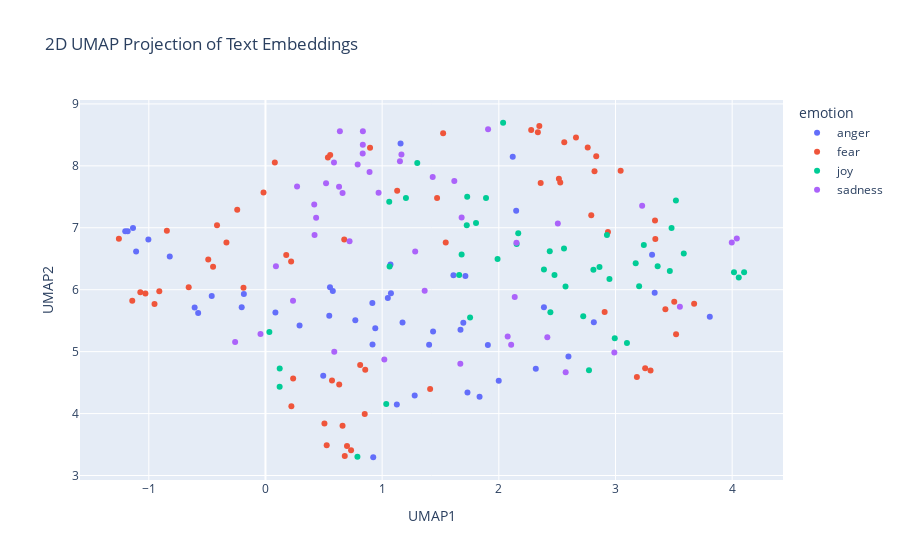

This figure's notebook cell:
### Code cell
import pandas as pd
import numpy as np
import umap
import plotly.express as px

# Concatenate the training and test data
combined_df = pd.concat([train_df_new, test_df_new], ignore_index=True)

# Prepare the embeddings for UMAP
# Convert the list of embeddings into a 2D numpy array
X_embeddings = np.array(combined_df['embeddings_values'].tolist())

# Apply UMAP for dimensionality reduction
reducer = umap.UMAP(n_components=2, metric='cosine', random_state=28) 
embedding_2d = reducer.fit_transform(X_embeddings)

# Create a DataFrame for plotting
df_plot = pd.DataFrame(embedding_2d, columns=['UMAP1', 'UMAP2'])
df_plot['emotion'] = combined_df['emotion']
df_plot['intensity'] = combined_df['intensity']
df_plot['text'] = combined_df['text']


# Visualize the embeddings with Plotly
fig = px.scatter(
    df_plot,
    x='UMAP1',
    y='UMAP2',
    color='emotion',  # Color points by the 'emotion' column
    hover_data=['text', 'intensity'],  # Show text and intensity on hover
    title='2D UMAP Projection of Text Embeddings'
)

fig.show()

### Figure 1 — Plotly figure (JSON) as saved in the notebook; plotly's stock layout.template omitted (floating-point values rounded to 4 significant figures)
{"data": [{"customdata": [["@trendykittykat Some people would rather hang on to their indignant anger. *weary sigh*", 0.479], ["@AskPS_UK not received verification email, asked for it to be resent 5 times still nothing.", 0.604], ["Nurse practitioner: 'you look pretty bad. No offense of course.'  \\n\\nThank you, that really added that spark of positivity I needed today.", 0.444], ["@DRUDGE_REPORT @FoxNews good thing the FBI didn't offend them!", 0.479], ["@RichardHBell Yes, I think he held a grudge ...", 0.375], ["Candace &amp; her pout are getting right on my tits #GBBO", 0.562], ["That's really it for my madden career that game sucks , ea sports does a piss poor job every year on that shit", 0.867], ["@Trump_Videos she looks completely #rabid @realDonaldTrump", 0.5], ["@edquinn63 how can you even forget to pick ur fave child up from school #offended", 0.688], ["ESPN just assumed I wanted their free magazines #offended", 0.542], ["@warFarePower dip it in boiling water", 0.396], ["@paulbushnell25 @EE bad news if ordered online it hasn't gone through same happened to me had to re order on the phone #furious", 0.844], ["#Anger or #wrath is an intense emotional response.", 0.562], ["The new gun emoji in iOS10 is not enough to show the anger I have towards a number of things.", 0.625], ["Thatmoment you're watching #worstcelebritycooks and your bubble is burst by finding out KyleXY is gay and married😭 #nochance #KindaDontMind😉", 0.479], ["@UnknownAndYoung — a low growl escaping him. Oh oh.", 0.396], ["@AaronGoodwin seriously dude buy some bubble tape for your phones. #snap broke another phone", 0.458], ["@MetsProspectHub @brianpmangan taking offense to acount...he ranks 32 of 36 over last 2 years by SABR", 0.312], ["follow my girl tiff she only got 3 followers💖💘💖💘💘 @00tiffanyr", 0.188], ["@sippycoups if it hurts too much to eat, i read somewhere that marshmallows are good bc they are soft and don't irritate", 0.375], ["Didn't think Cadres not Getting SRC deployment would make some Cadres so bitter, Ku tough Macom.", 0.5], ["Guy across from me in a really ugly suit cannot stop expressing his displeasure", 0.5], ["guys irritate me", 0.542], ["Follow up. Follow through. Be . #success", 0.125], ["Like hello? I am your first born you must always laugh at my jokes. ", 0.324], ["We worship at Your feet\\nWhere wrath and mercy meet\\nAnd a guilty world is washed\\nBy love's pure stream\\n—Graham Kendrick", 0.375], ["Michelle is one of the worst players in bb history #bb18 #bbfinale #bitter", 0.604], ["GAMEDAY VS BUFORD TODAY AT 5:30 AT HOME!!!!!!!!! NEVER BEEN SO EXCITED #revenge", 0.354], ["I need all your attention! If I don't I'll pout..", 0.479], ["@ChronAVT ummm, the blog says 'with Simon Stehr faking 7th'...I'll expect an investigation forthwith. This is an #outrage", 0.688], ["luv seeing a man with a scowl on his face walking with a protein shaker clenching his fists. i immediately stop n suck his dick", 0.562], ["@Sargon_of_Akkad It'll be like burning rap albums; they'll have to buy it first, but gosh darn it, they have to get rid of it.", 0.417], ["@Disneyland #nothappy and still #charging the #fullprice 😡😡 #fuming some your #bestrides 😳😳", 0.646], ["Praying for the #Lord to keep #anger #hate #jealousy away from your heart is a sign of #maturity #conciseness", 0.354], ["Michelle is one of the worst players in bb history #bb18 #bbfinale ", 0.542], ["@marthalyssa yep. LOL #bitter", 0.417], ["@paulbushnell25 @EE bad news if ordered online it hasn't gone through same happened to me had to re order on the phone ", 0.458], ["I blame the whole season on Natalie! The season would have been so different had she not turned her back on her alliance! #pissed ", 0.792], ["Ok scrubbed hands 5 times before trying to put them in.\\nEyeballs #burning \\n#EvenMoreBlind accidentally scared the #cat whilst #screeching", 0.604], ["Ananya just grabbed a bible, opened it, started reading, and then said 'where do they talk about burning people?'", 0.417], ["If I spend even 5 minutes with you and you already irritate me I seriously will bitch you out until you shut up", 0.812], ["(Sam) Brown's Law: Never offend people with style when you can fake that, you have to break us in this Island.", 0.333], ["@DJ_JeanFranko growl!!!", 0.5], ["i live and die for mchanzo honeymoon crashing and burning the second they move in together", 0.479], ["@ZubairSabirPTI  pls dont insult the word 'Molna'", 0.479], ["Just joined #pottermore and was sorted into HUFFLEPUFF 😡😡😡 #fuming", 0.708], ["@__NETFLIXNCHILL I fuck with madden way harder", 0.521], ["Sting is just too damn earnest for early morning listening. ", 0.37]], "hovertemplate": "emotion=anger<br>UMAP1=%{x}<br>UMAP2=%{y}<br>text=%{customdata[0]}<br>intensity=%{customdata[1]}<extra></extra>", "legendgroup": "anger", "marker": {"color": "#636efa", "symbol": "circle"}, "mode": "markers", "name": "anger", "orientation": "v", "showlegend": true, "type": "scatter", "x": [1.403, -1.202, 2.149, 1.126, 1.906, 0.08509, -0.1854, 0.4949, 1.731, 1.279, 2.597, -1.136, 1.437, 0.7699, -0.2038, 2.387, -1.109, 1.835, 3.808, 1.158, 2.317, 1.049, 0.916, 3.314, 1.611, 1.696, -0.6071, 3.336, 1.714, 1.999, 1.075, 0.9175, -1.004, 1.671, -0.577, 1.071, -1.181, -0.4608, 2.119, 0.9412, 0.5467, 1.175, 2.814, 0.5529, 0.9235, -0.8205, 0.5771, 0.2922], "xaxis": "x", "y": [5.11, 6.943, 7.273, 4.148, 5.107, 5.634, 5.93, 4.612, 4.339, 4.293, 4.923, 6.995, 5.327, 5.507, 5.719, 5.718, 6.617, 4.273, 5.563, 8.361, 4.723, 5.866, 5.785, 6.566, 6.232, 5.466, 5.715, 5.951, 6.221, 4.531, 5.944, 5.116, 6.81, 5.355, 5.623, 6.409, 6.943, 5.9, 8.147, 5.377, 5.579, 5.469, 5.476, 6.042, 3.295, 6.537, 5.979, 5.421], "yaxis": "y"}, {"customdata": [["@Greener105th so you are astounded that I respect blacks to vote like any other human? u talk so down towards them. What bigotry on display!", 0.521], ["Missing the 500th test match today , not able to witness it like watching it in India #shy #indvsnz #500thTest @BCCI", 0.479], ["@BigDaddyx47 awe I'm sorry! I have 2 dogs 3 cats &amp; a snake", 0.188], ["@ImJim_YoureNot  cyber bully", 0.396], ["Don't #worry if you're not the best , if you are doing something you #love , you're heading in right direction ...", 0.104], ["3 #tmobile #stores, #original #note7 #customer and zero #results... What's going on guys?  #customerservice #2hour #waittime", 0.5], ["Today's alarm shows how unprepared professors and students are when it comes to emergency protocols. We don't know where to go @CalStateLA", 0.667], ["Watched tna for the first time in a long time what the hell happened to the #hardyboys #impactonpop #wwe #terrible", 0.412], ["bad news fam, life is still hard and awful #depression #anxiety #atleastIhaveBuffy", 0.854], ["#Partners are willing to #walk alongside you without being #intimidated by you. #WhoIsIT #Part2 #RelationShift #CLifeMacon", 0.417], ["@RJAH_NHS @ChrisHudson76 @mbrandreth #course day # potential Leadership #excited #nervous # proud", 0.646], ["Damnnit! Gonna be 1400 pts shy on Chiefs Rewards of getting a post game photo.", 0.521], ["Fewer and fewer good horror offerings from Hollywood every year. Or have I just gotten too old for this shit?", 0.292], ["@smb_ryan @Kamper10 I couldn't care less about #GOTHAM. I haven't watched it since the mid point of season 1. #horrible", 0.417], ["#nana 4 hoco bc my dream since freshman year awe 😙❤❤❤ @thecandeyman", 0.25], ["@NHLexpertpicks @usahockey USA was embarrassing to watch. When was the last time you guys won a game..? #horrible #joke", 0.269], ["@bumbleb33tuna door and cleared his throat, trying to dispel any nervousness he had left.", 0.479], ["How had Matty Dawson not scored there!!!!! #terrible", 0.375], ["@Taniel @LOLGOP That'll be gosh darn terrific if they only check the brown people. Shucks, let's make a law to say only brown people.", 0.458], ["# ISIS REFERENCES SCRUBBED?  Federal complaint against suspect in NYC, NJ bombings appears to omit terror names in bloody journ...  #news", 0.729], ["This maybe a new start but it will always be align with the end.  #forward", 0.375], ["#NawazSharif confesses that #Pakistan  supports #terror at #unga\\n#BurhanWani", 0.625], ["@Megannn_walsh12 @itsshelleeey never said that,Just not fair how Yous think it's completely okay to bully someone", 0.646], ["someone come to fright world w me🤗🤗", 0.458], ["And I would advise that everyone wait to watch @KevinCanWaitCBS ,or actually don't wait, just don't even watch it because it is #awful", 0.229], ["Thank god the feds did not raise rates. Assume they are nervous about a world where 990 is the new employee  form  &amp; the safety net is zilch", 0.45], ["And there you go. After that wild start, wouldn't be surprised at all if Sweden wins this game. Too much experience there to panic.", 0.4], ["@JasonBHampton it's Bowers. I went and drove it for a while this evening #horrible", 0.447], ["#panic Panic attack from fear of starting new medication", 0.917], ["@tchop__StL @YouTube \\nI get sick to my stomach everytime I see this video &amp; for the helicopter crew to make such comments is revolting.", 0.875], ["It's a good day at work when you get to shake Jim Lehrer's hand. Thanks, @keratx! Still kicking myself for being to shy to hug @mcuban.", 0.208], ["petrify  me in the fossil type of way", 0.458], ["India wants to #shake #hands with # pakistan ..... but as usual pakistan #cheat with every #indian \\n\\n..........shameless pakistan", 0.458], ["Tomorrow is going to be a challenge, I have to talk at a freshers fair to STRANGERS 😁and pick up my new flat keys ", 0.58], ["@realDonaldTrump @KellyannePolls New campaign slogan idea...'I know you are but what am I?'  #Trump2016 #yourefired #deflect", 0.354], ["@Markgatiss I'm surrounded by those Trump voters. You're right, it is fucking terrifying. #redstate ", 0.854], ["Haven't gotten one hour of sleep... Today is going to be a fun day 😐 #restless", 0.75], ["Recording some more #FNAF and had to FaceTime my mum to let her know I was okay after I let out a high pitched scream 😂  #suchagirl", 0.458], ["Just had to reverse half way up the woods to collect the dog n I've never even reverse parked in my life 🙄 #nightmare", 0.771], ["I just want to say: social media isn’t here to #bully that has to be #stopbullying ! Please be kind to eaxh other! #lovewins", 0.36], ["@saltmage I find it less daunting if I know one person at least!", 0.521], ["@DaniQays @AJENews ohh.. so here comes sense from terror supporting stone pelting vandalizing ppl who gather b4 protests to announce ...", 0.646], ["@kevinrouth Now that's what I call a gameface! #gameface  #intimidate", 0.458], ["I'm scared that my coworkers are going to submit me to one of those 'wardrobe makeover' shows. #fear #fashion", 0.792], ["Can't start a good day without a cup of tea! \\n\\n#tea #start #day #goodday", 0.104], ["We in our own country are so divided in our approach so how could we fight #terrorism and #pakistani terrorism #MartyrsNotBeggars", 0.625], ["@WTFISaHashtag1 @MuslimIQ The problem is that right wing extremist terror groups aren't given coverage, press not interested", 0.5], ["White Americans are worried about Arab terrorists. Black Americans are fearful of a terrorist in a Police uniform on a daily basis.", 0.854], ["@deodevine6 i can't bully you and niall impossible😙", 0.438], ["I feel horrible. I have accounting today but physically and mentally am not okay 😪", 0.833], ["@quiettcricket can you maybe break it down into smaller bits? or space it out so it doesnt seem to daunting?", 0.458], ["The moment you bring her to meet your best friend and you're nervous af! 😬😆 #nervous #thefriendtest", 0.771], ["@joey_coops yes Hun! Avoid at all costs!! #nightmare", 0.667], ["Hillary Clinton looked the other way to the Saudi war on women and their terror financing because they bought her off.", 0.479], ["@CNNPolitics I can't wait to hear what he had to say about the brilliant Dr. Hawking... it should be rich... In the poorest of taste! ", 0.246], ["Bout ta get my @dontbreathe on up in here! @WarrenTheaters #nervous #icantholdmybreaththatlong", 0.688], ["@LethalWeaponFOX This show SUCKS! #lame #awful you even used the same names?? lol SO SO bad! #Failed #notworth2minutes. Off air SOON", 0.396], ["also i had an awful nightmare involving being sick where worms were involved i was so disgusted when i woke up", 0.896], ["#twitter #users Tweeting on twitter is like playing a game against the computer. Where's the life, Everyone too #afraid to say something?", 0.521], ["@RyanAbe awe yay thank god I was so worried.", 0.5], ["@soozclifford Sure have... Sydney are too tough, too quick and their 'team' pressure is too much for the Cats to handle. Motlop/Cowan ", 0.356], ["@TheDappaMc also £2.50 for a chocolate Feast ice lolly.. proper shocking 😩", 0.438], ["Really.....#Jumanji 2....w/ The Rock, Jack Black, and Kevin Hart...are you kidding me! WTF! #ThisIsATerribleIdea ", 0.542], ["⊰ @FrameOfAnAngel ⊱ \\n\\n+ Of them. I'm here for answers, and if I scare her to death, there won't be answers for me. \\n\\nSo instead, I just +", 0.583]], "hovertemplate": "emotion=fear<br>UMAP1=%{x}<br>UMAP2=%{y}<br>text=%{customdata[0]}<br>intensity=%{customdata[1]}<extra></extra>", "legendgroup": "fear", "marker": {"color": "#EF553B", "symbol": "circle"}, "mode": "markers", "name": "fear", "orientation": "v", "showlegend": true, "type": "scatter", "x": [0.5701, 1.471, 1.129, 3.254, 3.504, -1.256, 1.523, -0.9509, 0.5548, 2.792, 3.044, -0.1885, 0.08018, -0.9102, 3.674, -0.658, 2.527, -0.4905, 0.855, 0.6605, 3.342, 0.7336, 3.183, 2.762, -1.073, 1.411, 0.2198, -0.3346, 2.334, -0.4492, 2.935, 1.545, 0.6797, 2.835, 0.8115, 0.2372, 0.535, 2.561, -0.2422, 3.519, 2.82, 0.6987, 2.907, 2.277, 3.339, 0.5247, 0.5053, 0.222, 3.3, 0.8962, 2.515, 2.661, -0.4154, 0.8506, 0.632, 2.347, -1.029, -0.01676, 0.6751, 3.428, 0.1779, -0.8452, -1.142, 2.359], "xaxis": "x", "y": [4.536, 7.479, 7.599, 4.733, 5.806, 6.822, 8.526, 5.769, 8.176, 7.203, 7.92, 6.03, 8.053, 5.976, 5.773, 6.041, 7.73, 6.489, 4.708, 3.805, 6.821, 3.41, 4.592, 8.298, 5.959, 4.395, 6.455, 6.761, 8.541, 6.372, 6.933, 6.763, 3.314, 8.156, 4.786, 4.568, 8.135, 8.382, 7.29, 5.281, 7.913, 3.478, 5.639, 8.579, 7.117, 3.488, 3.842, 4.119, 4.694, 8.292, 7.792, 8.459, 7.04, 3.991, 4.47, 8.643, 5.937, 7.572, 6.813, 5.683, 6.561, 6.954, 5.823, 7.724], "yaxis": "y"}, {"customdata": [["@iyaycruz lets see chirp", 0.231], ["#Talking about our #Problems is our greatest #Addiction#Break the #habitTalk about ur #Joys#quote #optimism #problemsolving #behappy", 0.34], ["@bradshawjp Sweet! #optimism", 0.56], ["Do not truck the delight; delight the truck.", 0.34], ["@PeteSpencer007 Are you always so relentlessly positive? Your constantly cheerful optimistic disposition starts to grate after a while.", 0.34], ["The joyful tambourines have ceased. The noise of the jubilant has stopped. The joyful lyre has ceased. -Isaiah 24:8", 0.208], ["#ThisIsUs has messed with my mind &amp; now I'm anticipating the next episode with #apprehension &amp; ! #isthereahelplineforthis", 0.4], ["Look forward to the detours because they bring delightful surprises. #lifequote #delight", 0.56], ["@debutemma I dont have to sit here and take this from u spry young children", 0.146], ["I saw those dreams dashed &amp;&amp; divided like a million stars in the night sky that I wished on over &amp;&amp; over again ~ sparkling &amp;&amp; broken.", 0.25], ["Logically speaking, this can't be the worst I've ever felt and even if it was then its passing will still be a joyous occasion", 0.167], ["@RealKyper @NHL watching the jubilant scrum at the end of the day and remembering they're all still kids! #priceless", 0.625], ["@FullTimeDEVILS Memphis looking bright. Rojo looking like Rojo.", 0.473], ["Evening all. Don't forget it's #RobinHoodHour TONIGHT 🏹\\n\\n #bizitalk #bizhour #southyorkshire #MansfieldHour  #sheffieldHour #NottsHour", 0.438], ["@lennyabrahamson May I send you a copy of #HeroTheGreyhound? Either e-book or real paper one! A boy and a greyhound #smiles #tears ", 0.304], ["Your glee filled Normy dry humping of the most recent high profile celebrity break up is pathetic &amp; all that is wrong with the world today.", 0.1], ["the Lord turn his face toward you and give you peace. Numbers 6:26 #truth #trust #promise #calm #justice #great #mighty #protected #delight", 0.542], ["I'm so playful. lol I need somebody that'll joke with me all day long cause ill never get tired of it.", 0.6], ["Loved @Bethenny independence msg on @WendyWilliams, be happy &amp; fulfilled within yourself &amp; positivity will flock to you #happy #independent", 0.646], ["I love how cheery and adoring @JackHoward gets every time he produces new content.", 0.833], ["every time a new Anthony Weiner revelation breaks, Bill Clinton says a prayer of thanks that texting/DMing didn't exist in his heyday.", 0.375], ["A cheerful heart is good medicine, but a crushed spirit dries up the bones -Proverbs 17:22-", 0.4], ["@govph I would like to know about the source of The President's optimism about running the country. I wonder if he can answer my curiosity.", 0.18], ["Had a coworker look at her phone and say, cheerfully, 'oh look, Kap's getting death threats now.' 🙄. Then she goes to say the 49ers are", 0.385], ["Watch this amazing live.ly broadcast by @paulzimmer  #musically", 0.521], ["@Nick_Offerman I'll be there!! Can't wait for all the !", 0.771], ["@MoAmali @awosss @Arsenalman2011 listen I dn't subscribe to this team coq Team xhaka stuff. I like all our players. Depth has me elated", 0.562], ["The object of literature is to make man a wiser and happier being. The poet makes us happy because he tells us how we may become so.", 0.58], ["But i'll be a pity. 🐑 ", 0.083], ["Watch this amazing live.ly broadcast by @brooke_bridges  #musically", 0.655], ["Watch this amazing live.ly broadcast by @swagrman_fan  #musically", 0.521], [".@Harry_Styles I hope you never go a day without something to make you smile. You deserve all good things. Please follow me?\\n❤️💛💚💙💜\\n311,553", 0.6], ["@LoisJoanneLane Wagging his tail at the praise, he paused, tilting his head as she took the frisbee from him, letting out a playful -", 0.562], ["@aradsliff don't know I'm from nj we are the worst on purpose. #laughter", 0.462], ["@jessbr0ughton don't be shy next time! We're a cheery bunch. :) \\n\\nSam. X", 0.48], ["@Nikhilv95 @LydiajaneF I wish, I really, truly wish, that I had just a modicum of your banter. ", 0.24], ["@tomlinmayniac starting my new challenge ! A glee poll every day !", 0.625], ["Metal keeps you young and spry and keeps your hair luxurious.\\n\\nYES\\n\\nSHUT UP AND LISTEN TO ME", 0.46], ["This tweet is dedicated to my back pain, which I do not understand because I am youthful and spry. Full of life. Vivacious.", 0.229], ["Nawaz Sharif is getting more funnier than @kapilsharmak9 day by day.  #challenge #kashmir #baloch", 0.58], ["I love my family so much #lucky #grateful #smartassfamily #hilarious #love", 0.792], ["Ready for that nice, breezy, calm, sunshine weather.🍂🍁 #Autumn", 0.583], ["@billie21806 @cnnbrk tell that to your bodies cheering on the deaths of black people by cops. their fear is killing us.", 0.1], ["@yungdoujin wouldn't that basically be sparkling water", 0.32], ["A hearty Jonza! to all my friends and follower.", 0.704]], "hovertemplate": "emotion=joy<br>UMAP1=%{x}<br>UMAP2=%{y}<br>text=%{customdata[0]}<br>intensity=%{customdata[1]}<extra></extra>", "legendgroup": "joy", "marker": {"color": "#00cc96", "symbol": "circle"}, "mode": "markers", "name": "joy", "orientation": "v", "showlegend": true, "type": "scatter", "x": [2.723, 2.437, 3.173, 2.153, 2.477, 1.729, 2.037, 2.559, 2.773, 1.204, 1.301, 2.811, 2.994, 3.48, 2.948, 0.03338, 1.754, 1.66, 3.361, 2.863, 1.035, 1.89, 2.387, 0.122, 4.016, 3.585, 3.098, 2.166, 1.061, 4.102, 4.057, 3.466, 2.572, 1.064, 2.927, 1.805, 3.518, 1.681, 1.725, 0.788, 1.989, 3.243, 0.1214, 2.442, 3.203], "xaxis": "x", "y": [5.572, 6.622, 6.429, 6.739, 6.24, 7.5, 8.696, 6.665, 4.701, 7.482, 8.047, 6.322, 5.215, 6.996, 6.172, 5.318, 5.551, 6.236, 6.377, 6.369, 4.153, 7.482, 6.325, 4.729, 6.283, 6.586, 5.141, 6.91, 7.421, 6.283, 6.198, 6.304, 6.053, 6.376, 6.884, 7.077, 7.441, 6.567, 7.039, 3.301, 6.498, 6.722, 4.431, 5.634, 6.054], "yaxis": "y"}, {"customdata": [["@m_giacchino will this be aired on radio or filmed? Lots of fans over the pond too! #wales #lost", 0.354], ["Hopefully next time we play a L1 team, 1 of the players scores, takes his shirt off &amp;jumps into away end purely to wind up the joyless cunts", 0.396], ["What do you do?'\\n'You are not worthy enough to know.' #what #serious", 0.458], ["Very long day. Thank goodness for Bake Off to brighten up a weary Wednesday ☺ #GBBO", 0.188], ["@beIIrkes Es, I'm serious 23/8", 0.271], ["Marcos rojo plays for man united !!  Just let that sink in !!!", 0.417], ["Brad Pitt being investigated for child abuse?! this all just got really #dark", 0.479], ["@pxrfectpeach it's got her little pout", 0.271], ["@crimsonwulfe it's super sad!! Especially when you are talking to a real person and not a bot! Makes it feel real :(", 0.75], ["Well i did hear once before that girls are attracted to men that look like their dad!  👌 ", 0.25], ["@cotsonika @NHL well, they should all be unhappy for the way they played.  Right @fmjacob ??", 0.542], ["@iTriborg — make him feel vigorous. 'Fine. You can kill me now.' Said Hestia with a display of only despair rather than her joyful —", 0.5], ["I have serious problems with the expectation that private philanthropy should replace functional government services...this is dangerous", 0.396], ["Some of these people at this protest are just there for the adrenaline rush. #depressing", 0.583], ["Let the #MrRobot binge begin. #nerdshow #compelling #dark", 0.229], ["Mixed emotions. #sadness #anxietymaybe #missingfriends #growingupsucks #lostfriends #wheresthetruefriends #complications", 0.667], ["We want to help you with your #depression. Give our office a call to learn how #TMS may be the treatment you've been waiting for!", 0.521], ["@m_giacchino will this be aired on radio or filmed? Lots of fans over the pond too! #wales ", 0.188], ["@AMB4JC @drtonyevans It's our job, the job of people who r still sane,still ok in life, to help the lost to find themselves &amp; love eachother", 0.214], ["Never ever been this unhappy before in my life lmao", 0.771], ["Tell me how I'm supposed to feel. #broken #hateful #guilty #love #sadness", 0.729], ["@JohnRMoffitt This is the most grim piece of laughter I was stricken with all day.", 0.604], ["It's sad when your man leaves work a little bit late and your worst fear is 'Oh no!! Did he get stopped by the police?!?! '  #ourworld", 0.618], ["We have left #Maine. #sadness", 0.771], ["I don't know why everyone is pretending to be sad about angelina and brad, everyone knows his dumb ass should've stayed with jennifer.", 0.354], ["The man who is a pessimist before 48 knows too much; if he is an optimist after it, he knows too little.'\\n-Mark Twain", 0.417], ["@pureleine though lately with how bad my depression has been i feel like my body is like just, taking what little it can get", 0.771], ["@JoyceCarolOates \\nBreath. You are trending despondent. Mrs Clinton will win. If you keep your gloves on, guard up, and punch like hell.", 0.417], ["| At home sick... 🎼The blues🎼 won't cure it so I need ideas 🎸😭 | #sorethroat #sick #blues #music #fallweather #carletonuniversity #ottawa", 0.833], ["@CTV_PowerPlay @lraitt Horrid disease! My maternal grandmother and each of her sisters suffered from this affliction. It's hard on all.", 0.75], ["it didn't impress me but it didn't depress me'", 0.271], ["It's pretty clear I can't stand @HillaryClinton, no tolerance for habitual liars. Not a Trump fan either so what's a citizen to do? #despair", 0.646], ["where broken hearted lovers do cry away their gloom", 0.708], ["My friends tell me I'm pretty. Trigger tells my I'm ugly. I first was confused but then realised I'm both. Pretty ugly. #tru  #tumblr", 0.583], ["@big_SL8 Show some respect, that's all...  If u havent go to war u cant say anything.. U havent lost friends and mates on war, so Ahut it!!", 0.583], ["@kempicepoland don't think he did, and he didn't have the rucksack or laptop in his possession, murky business, on that note I'm away to bed", 0.5], ["HATE that there's ads for #depression &amp; #mentalhealth #meds. That's ONLY something your doctor can determine. Everyone is different. #ssri", 0.46], ["Common app just randomly logged me out as I was writing the last part of my college essay and lost all of it 😭😭😭", 0.833], ["All I want to do is watch some netflix but I am stuck here in class. #depressing", 0.667], ["Don't depress yourself by comparing yourself. No comparisons.", 0.438], ["This shit hurting my heart 😪 that's how serious it is .", 0.875], ["Stars, when you shine,\\nYou know how I feel.\\nScent of the pine, \\nYou know how I feel.\\nFreedom is mine,\\nI know how I feel.\\nI'm feelin' good.", 0.292], ["Wow just watched Me Before You and it was seriously one of the most depressing movies of my life", 0.667]], "hovertemplate": "emotion=sadness<br>UMAP1=%{x}<br>UMAP2=%{y}<br>text=%{customdata[0]}<br>intensity=%{customdata[1]}<extra></extra>", "legendgroup": "sadness", "marker": {"color": "#ab63fa", "symbol": "circle"}, "mode": "markers", "name": "sadness", "orientation": "v", "showlegend": true, "type": "scatter", "x": [4.04, 0.236, 2.106, 3.229, 2.416, 2.99, -0.2601, 2.136, 0.6607, 1.364, 0.08957, 1.681, 1.67, 0.7207, 1.908, 0.7901, 0.8348, 3.997, 3.552, 0.5192, 0.8919, 1.283, 0.4341, 0.6305, -0.04272, 2.151, 1.152, 1.019, 0.8342, 0.4206, 1.618, 0.5896, 0.9694, 1.433, 2.573, 2.076, 0.6377, 0.2707, 0.8332, 1.165, 0.4179, 2.506, 0.5871], "xaxis": "x", "y": [6.828, 5.822, 5.111, 7.354, 5.231, 4.984, 5.154, 5.882, 7.56, 5.985, 6.378, 7.168, 4.803, 6.781, 8.592, 8.022, 8.561, 6.763, 5.724, 7.719, 7.902, 6.617, 7.16, 7.662, 5.285, 6.757, 8.073, 4.873, 8.339, 6.884, 7.755, 4.998, 7.566, 7.822, 4.666, 5.244, 8.557, 7.665, 8.201, 8.183, 7.375, 7.07, 8.053], "yaxis": "y"}], "layout": {"legend": {"title": {"text": "emotion"}, "tracegroupgap": 0}, "title": {"text": "2D UMAP Projection of Text Embeddings"}, "xaxis": {"anchor": "y", "domain": [0, 1], "title": {"text": "UMAP1"}}, "yaxis": {"anchor": "x", "domain": [0, 1], "title": {"text": "UMAP2"}}}}
